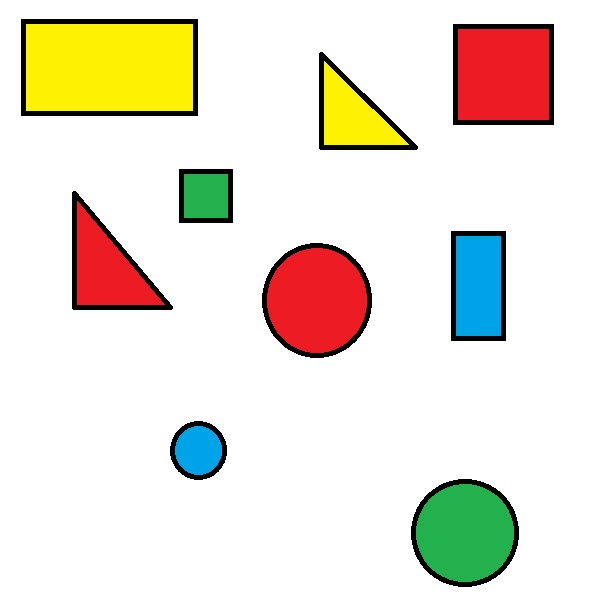
#> input picture Resources/shapes.jpg, 600 x 600 px
$ python chapter8.py
#> lines starting #> are read from the running program, lines starting #| are printed output that depends on the picture; after the words box and inside, x2 and y2 are one past the last pixel; in counts of white or black regions, pixels touching at a corner belong together
# CONTOURS / SHAPE DETECTION
import cv2
import numpy as np

def stackImages(scale,imgArray):
    rows = len(imgArray)
    cols = len(imgArray[0])
    rowsAvailable = isinstance(imgArray[0], list)
    width = imgArray[0][0].shape[1]
    height = imgArray[0][0].shape[0]
    if rowsAvailable:
        for x in range ( 0, rows):
            for y in range(0, cols):
                if imgArray[x][y].shape[:2] == imgArray[0][0].shape [:2]:
                    imgArray[x][y] = cv2.resize(imgArray[x][y], (0, 0), None, scale, scale)
                else:
                    imgArray[x][y] = cv2.resize(imgArray[x][y], (imgArray[0][0].shape[1], imgArray[0][0].shape[0]), None, scale, scale)
                if len(imgArray[x][y].shape) == 2: imgArray[x][y]= cv2.cvtColor( imgArray[x][y], cv2.COLOR_GRAY2BGR)
        imageBlank = np.zeros((height, width, 3), np.uint8)
        hor = [imageBlank]*rows
        hor_con = [imageBlank]*rows
        for x in range(0, rows):
            hor[x] = np.hstack(imgArray[x])
        ver = np.vstack(hor)
    else:
        for x in range(0, rows):
            if imgArray[x].shape[:2] == imgArray[0].shape[:2]:
                imgArray[x] = cv2.resize(imgArray[x], (0, 0), None, scale, scale)
            else:
                imgArray[x] = cv2.resize(imgArray[x], (imgArray[0].shape[1], imgArray[0].shape[0]), None,scale, scale)
            if len(imgArray[x].shape) == 2: imgArray[x] = cv2.cvtColor(imgArray[x], cv2.COLOR_GRAY2BGR)
        hor= np.hstack(imgArray)
        ver = hor
    return ver

def getContours(img):
    contours, hierarchy = cv2.findContours(img, cv2.RETR_EXTERNAL, cv2.CHAIN_APPROX_NONE)
    for cnt in contours:
        area = cv2.contourArea(cnt)
        print(area)
        if area>500:
            cv2.drawContours(imgContour, cnt, -1, (255, 0, 0), 3)
            perimeter = cv2.arcLength(cnt, True)
            #print(perimeter)
            approx = cv2.approxPolyDP(cnt, 0.02*perimeter, True)
            print(len(approx))
            objCorners = len(approx)
            x, y, w, h = cv2.boundingRect(approx)

            if objCorners == 3: objectType = "Triangle"
            elif objCorners == 4:
                aspectRation = w/float(h)
                if aspectRation >0.95 and aspectRation < 1.05: objectType = "Square"
                else: objectType = "Rectangle"
            elif objCorners >4: objectType = "Circle"
            else: objectType = "None"
            cv2.rectangle(imgContour, (x,y),(x+w,y+h), (0,255,0), 1)
            cv2.putText(imgContour, objectType,
                        (x+(w//2)-10,y+(h//2)-10), cv2.FONT_HERSHEY_COMPLEX, 0.7,
                        (0,0,0), 2)

path = "Resources/shapes.jpg"
img = cv2.imread(path)
#> img is the input picture: shape (600, 600, 3); mean B, G, R 214.2, 227, 233.4
imgContour = img.copy()
imgGray = cv2.cvtColor(img, cv2.COLOR_BGR2GRAY)
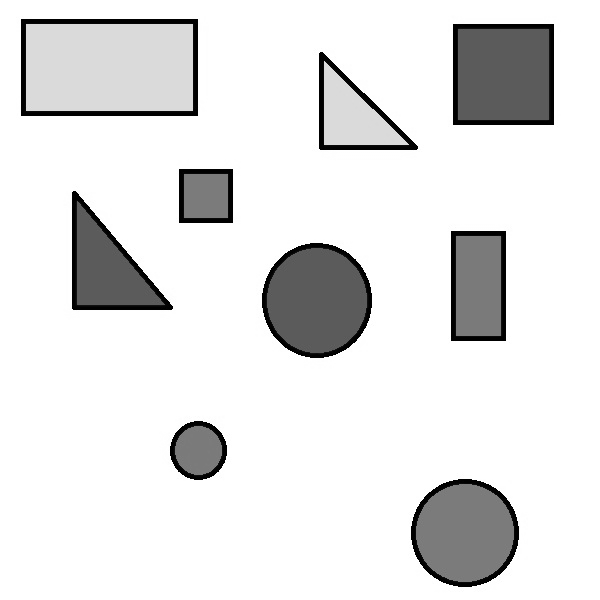
#> imgGray: shape (600, 600); min 0, max 255, mean 227.5
imgBlur = cv2.GaussianBlur(imgGray, (7,7), 1)
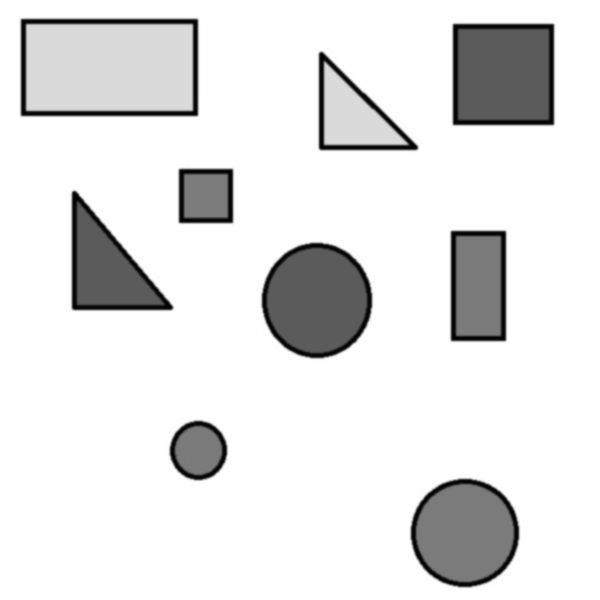
#> imgBlur: shape (600, 600); min 1, max 255, mean 227.5
imgCanny = cv2.Canny(imgBlur, 50, 50) # edge detector
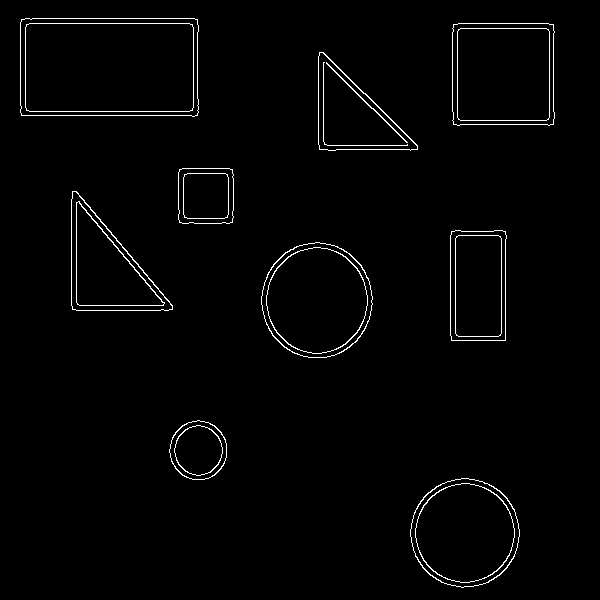
#> imgCanny: shape (600, 600); 1.7% white in thin lines or dots, all inside (x1, y1, x2, y2) = (20, 18, 555, 588)
getContours(imgCanny)
#> in getContours, `contours, hierarchy = cv2.findContours(img, cv2.RETR_EXTERNAL, cv2.CHA..`: contours = 9 contours; largest, box (x1, y1, x2, y2) and area: (20, 18, 199, 117) 17174, (452, 23, 555, 126) 10187, (261, 242, 373, 358) 9956, (410, 478, 520, 588) 9217, (71, 191, 173, 311) 6524
#> the loop in getContours, `for cnt in contours:` made 9 passes
#> (area, perimeter, approx, objCorners, x, y, w, h) on passes 4, 6, 8, 9: (6006, 329.3, [[451, 231], [451, 340], [505, 340], [505, 231]], 4, 451, 231, 55, 110), (2977, 219.5, [[179, 169], [179, 222], [232, 222], [232, 169]], 4, 179, 169, 54, 54), (10187, 406.6, [[453, 24], [453, 124], [553, 124], [553, 24]], 4, 453, 24, 101, 101), (17174, 551.5, [[21, 19], [21, 115], [197, 115], [197, 19]], 4, 21, 19, 177, 97)
#> (area, perimeter, approx, objCorners, x, y, w, h) on passes 5, 7: (6524, 382.2, [[72, 191], [72, 309], [172, 309]], 3, 72, 191, 101, 119), (5238.5, 338, [[319, 52], [319, 149], [417, 149]], 3, 319, 52, 99, 98)
#> (printed output is left out)
#> after the loop in getContours, `for cnt in contours:`:
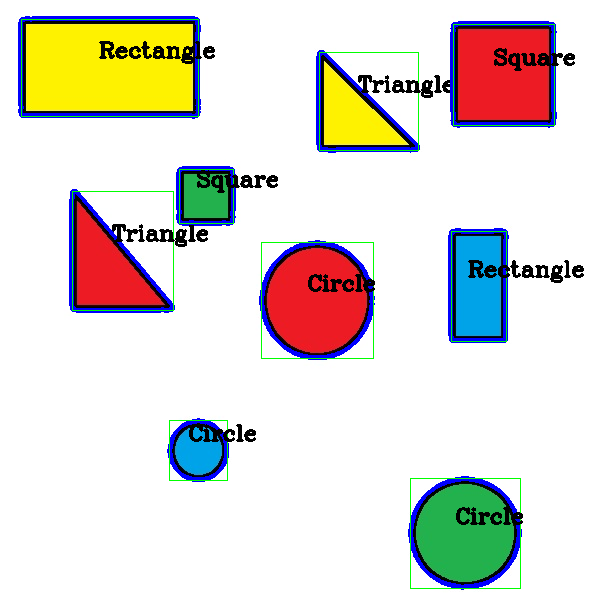
#> imgContour: shape (600, 600, 3); 6.2% of pixels changed, all inside (x1, y1, x2, y2) = (18, 16, 584, 590)

imgStack = stackImages(0.8, ([img, imgCanny, imgContour]))
#> in stackImages, `rows = len(imgArray)`: rows = 3
#> in stackImages, `cols = len(imgArray[0])`: cols = 600
#> in stackImages, `rowsAvailable = isinstance(imgArray[0], list)`: rowsAvailable = False
#> after the loop in stackImages, `for x in range(0, rows):`: imgArray = 3 items
#> in stackImages, `hor= np.hstack(imgArray)`:
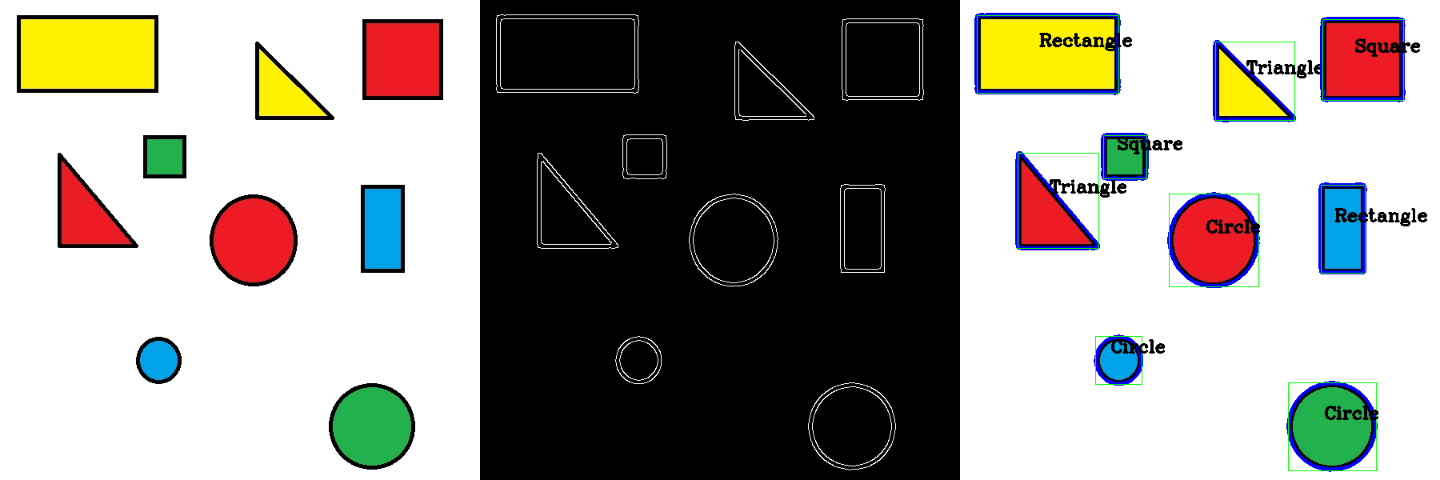
#> hor: shape (480, 1440, 3); mean of channels 0, 1, 2 144, 150.3, 153.7; drawn as B, G, R
cv2.imshow("Stack", imgStack)
cv2.waitKey(0)

$ run again, with Resources/cards.jpg copied over Resources/shapes.jpg
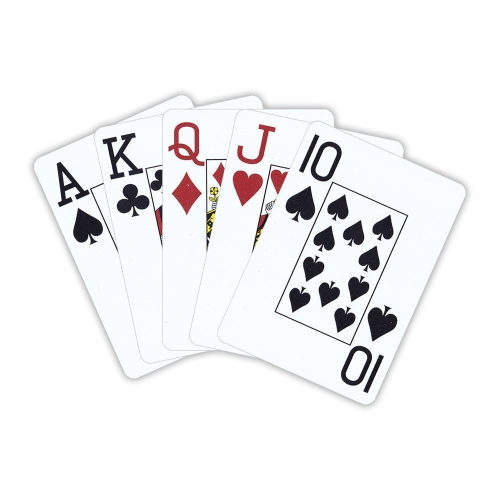
#> input picture Resources/cards.jpg, 1000 x 1000 px (shown at 1/2 size)
#> img is the input picture: shape (1000, 1000, 3); mean B, G, R 242.8, 241.6, 241.8
#> `imgCanny = cv2.Canny(imgBlur, 50, 50)`:
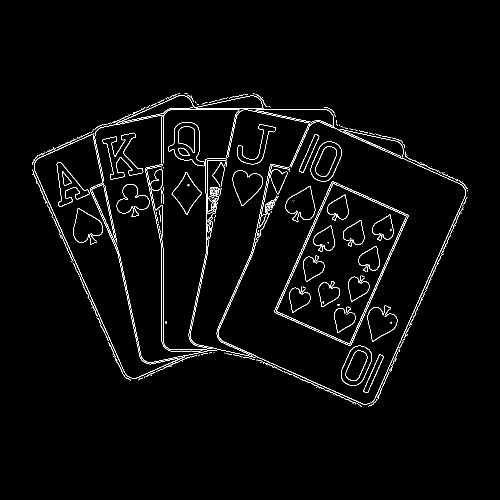
#> imgCanny: shape (1000, 1000) (shown at 1/2 size); 2.2% white in thin lines or dots, all inside (x1, y1, x2, y2) = (64, 186, 936, 814)
#> contours = 273 contours, 245 with area under 20; largest, box (x1, y1, x2, y2) and area: (549, 363, 817, 692) 47938, (336, 244, 409, 333) 3773, (621, 283, 684, 363) 3432, (682, 691, 744, 772) 3430, (113, 324, 179, 414) 2292
#> the loop in getContours, `for cnt in contours:` made 273 passes
#> (area, perimeter, approx, objCorners, x, y, w, h) on passes 156, 172: (47938.5, 976.2, [[664, 363], [549, 624], [699, 691], [816, 430]], 4, 549, 363, 268, 329), (693, 1050, [[317, 339], [326, 684], [433, 700], [326, 683]], 4, 317, 339, 117, 362)
#> (printed output is left out)
#> rows = 3
#> cols = 1000
#> rowsAvailable = False
#> after the loop in stackImages, `for x in range(0, rows):`: imgArray = 3 items
#> in stackImages, `hor= np.hstack(imgArray)`:
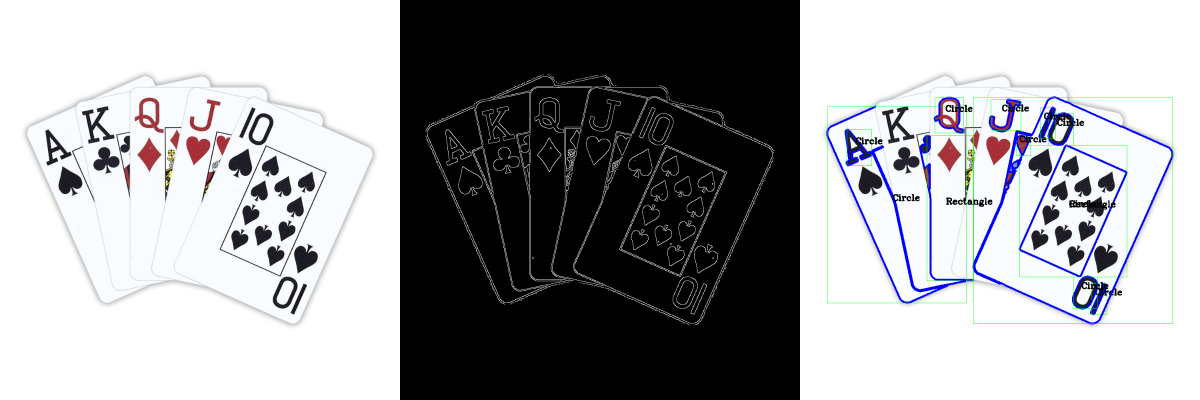
#> hor: shape (800, 2400, 3) (shown at 1/2 size); mean of channels 0, 1, 2 163.2, 160.5, 159.9; drawn as B, G, R
